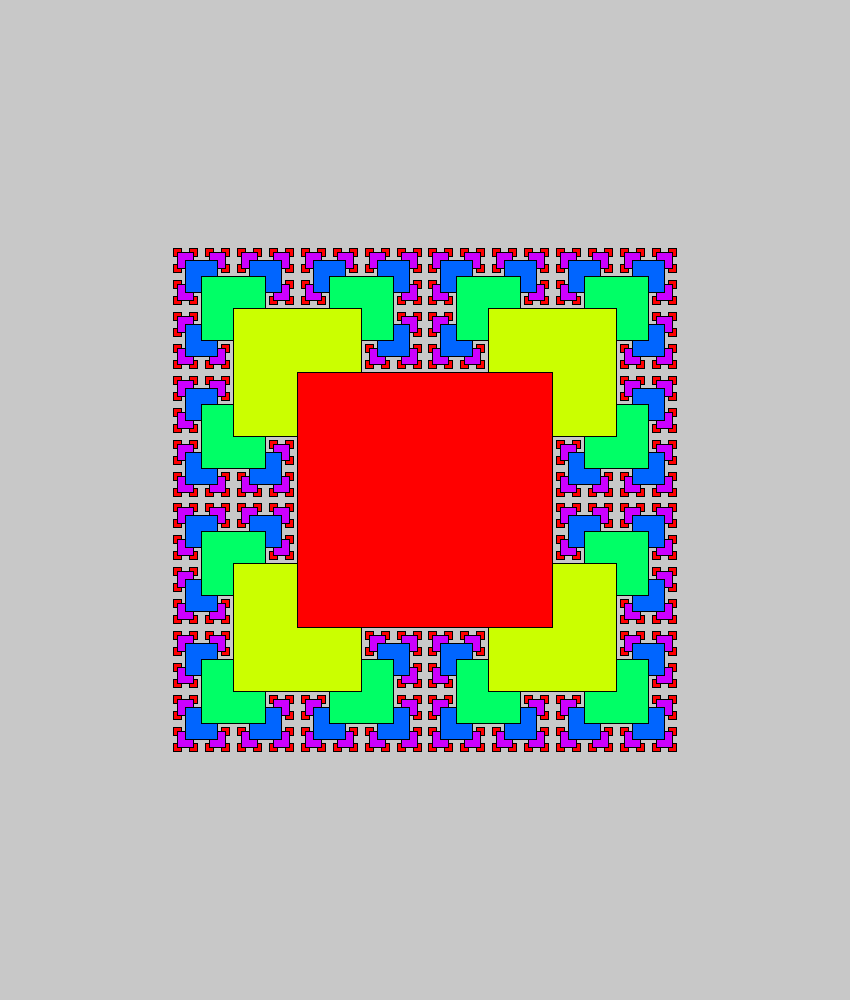
Frame 1 (no input)
Frame 60 (the mouse pressed at the canvas centre just before this capture): identical to frame 1, image omitted
Frame 120 (the mouse held since frame 60 and released just before this capture): identical to frame 1, image omitted

The Processing sketch that drew this single still picture (run headless with seeded random() and noise(); from frame 60 on, the mouse is pressed at the canvas centre):

// Processing sketch: fractal
// ── fractal.pde
float maxRecursionDepth = 5;
float scale = 0.5;
color c;

void setup(){
  size(850, 1000);
  rectMode(CENTER);
  colorMode(HSB, 255, 100, 100);
  
  //noStroke();
  c = color(0, 100, 100);
}

void draw(){
  background(200);
  mySquare(width * .5 , height * .5, width * .3, 0);
}

void mySquare(float x, float y, float len, int depth){
  if(depth < maxRecursionDepth){
    mySquare(x - len * scale, y - len * scale, len * scale, depth + 1); //upper left
    mySquare(x + len * scale, y + len * scale, len * scale, depth + 1); //bottom right
    mySquare(x + len * scale, y - len * scale, len * scale, depth + 1); //bottom left
    mySquare(x - len * scale, y + len * scale, len * scale, depth + 1); //upper right
  }
  c = color((255 / maxRecursionDepth) * depth, 100, 100);
  fill(c);
  rect(x ,y ,len, len);
}
